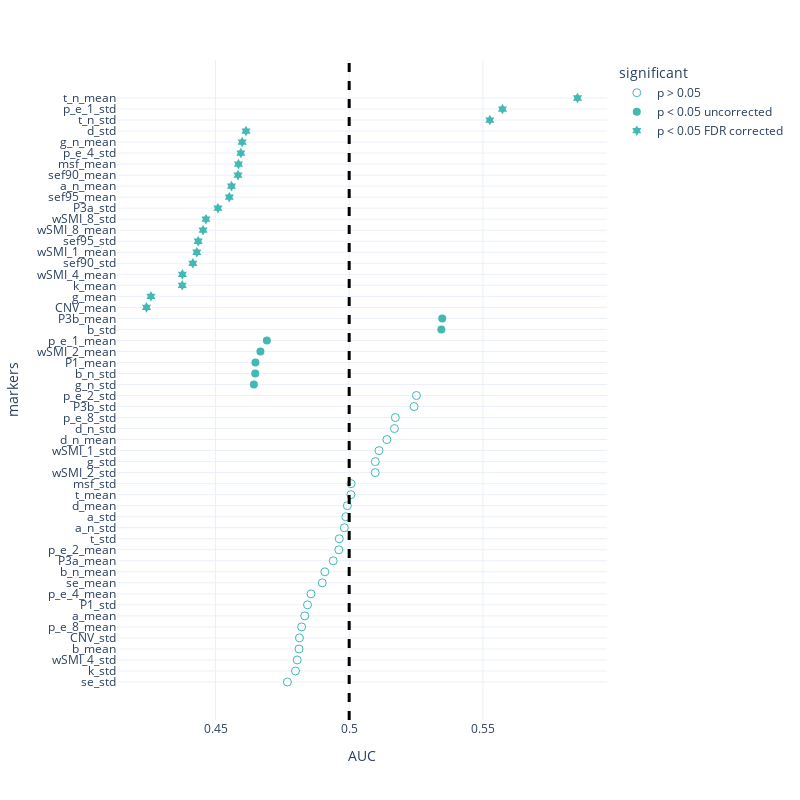

Notebook source saved alongside this figure:
### Code cell
probe_roc = pd.read_csv('Data/univariate_roc_probe.csv')
fig = px.scatter(probe_roc.sort_values(by = 'AUC'),x = 'AUC', y = 'markers', template = "plotly_white", symbol = 'significant', 
                 symbol_sequence = ['circle-open','circle','hexagram' ],
#                  color = 'significant',
                 color_discrete_sequence = [lblue, green,orange, pink], 
                 
                 category_orders = {'significant': ['p > 0.05','p < 0.05 uncorrected', 'p < 0.05 FDR corrected']})
fig.add_vline(x=0.5, line_width=3, line_dash="dash", line_color="black")

fig.update_traces(marker=dict(size = 8))
fig.update_layout(
    autosize=False,
    width=800,
    height=800,
    yaxis = {
            'showticklabels': True,
            'tickmode': 'linear',
        }
    
)
fig.show()
pio.write_json(fig, 'Figs/univariate_roc_probe.plotly')
# fig.write_image('Figs/univariate_roc_mw_segment.png')

### Figure 1 — Plotly figure (JSON) as saved in the notebook; plotly's stock layout.template omitted (floating-point values rounded to 4 significant figures)
{"data": [{"hovertemplate": "significant=p > 0.05<br>AUC=%{x}<br>markers=%{y}<extra></extra>", "legendgroup": "p > 0.05", "marker": {"color": "#42B9B2", "size": 8, "symbol": "circle-open"}, "mode": "markers", "name": "p > 0.05", "orientation": "h", "showlegend": true, "type": "scatter", "x": [0.4769, 0.4799, 0.4806, 0.4812, 0.4814, 0.4822, 0.4834, 0.4844, 0.4857, 0.4899, 0.4909, 0.494, 0.4961, 0.4963, 0.4982, 0.4987, 0.4993, 0.5006, 0.5007, 0.5097, 0.5098, 0.5112, 0.5141, 0.5169, 0.5173, 0.5243, 0.5252], "xaxis": "x", "y": ["se_std", "k_std", "wSMI_4_std", "b_mean", "CNV_std", "p_e_8_mean", "a_mean", "P1_std", "p_e_4_mean", "se_mean", "b_n_mean", "P3a_mean", "p_e_2_mean", "t_std", "a_n_std", "a_std", "d_mean", "t_mean", "msf_std", "wSMI_2_std", "g_std", "wSMI_1_std", "d_n_mean", "d_n_std", "p_e_8_std", "P3b_std", "p_e_2_std"], "yaxis": "y"}, {"hovertemplate": "significant=p < 0.05 uncorrected<br>AUC=%{x}<br>markers=%{y}<extra></extra>", "legendgroup": "p < 0.05 uncorrected", "marker": {"color": "#42B9B2", "size": 8, "symbol": "circle"}, "mode": "markers", "name": "p < 0.05 uncorrected", "orientation": "h", "showlegend": true, "type": "scatter", "x": [0.4643, 0.4649, 0.4649, 0.4668, 0.4692, 0.5345, 0.5348], "xaxis": "x", "y": ["g_n_std", "b_n_std", "P1_mean", "wSMI_2_mean", "p_e_1_mean", "b_std", "P3b_mean"], "yaxis": "y"}, {"hovertemplate": "significant=p < 0.05 FDR corrected<br>AUC=%{x}<br>markers=%{y}<extra></extra>", "legendgroup": "p < 0.05 FDR corrected", "marker": {"color": "#42B9B2", "size": 8, "symbol": "hexagram"}, "mode": "markers", "name": "p < 0.05 FDR corrected", "orientation": "h", "showlegend": true, "type": "scatter", "x": [0.4242, 0.4258, 0.4375, 0.4376, 0.4415, 0.443, 0.4435, 0.4453, 0.4464, 0.4509, 0.4551, 0.456, 0.4584, 0.4586, 0.4595, 0.46, 0.4614, 0.5526, 0.5573, 0.5854], "xaxis": "x", "y": ["CNV_mean", "g_mean", "k_mean", "wSMI_4_mean", "sef90_std", "wSMI_1_mean", "sef95_std", "wSMI_8_mean", "wSMI_8_std", "P3a_std", "sef95_mean", "a_n_mean", "sef90_mean", "msf_mean", "p_e_4_std", "g_n_mean", "d_std", "t_n_std", "p_e_1_std", "t_n_mean"], "yaxis": "y"}], "layout": {"autosize": false, "height": 800, "legend": {"title": {"text": "significant"}, "tracegroupgap": 0}, "margin": {"t": 60}, "shapes": [{"line": {"color": "black", "dash": "dash", "width": 3}, "type": "line", "x0": 0.5, "x1": 0.5, "xref": "x", "y0": 0, "y1": 1, "yref": "y domain"}], "width": 800, "xaxis": {"anchor": "y", "autorange": true, "domain": [0, 1], "range": [0.413, 0.5966], "title": {"text": "AUC"}, "type": "linear"}, "yaxis": {"anchor": "x", "autorange": true, "domain": [0, 1], "range": [-3.449, 56.45], "showticklabels": true, "tickmode": "linear", "title": {"text": "markers"}, "type": "category"}}}
